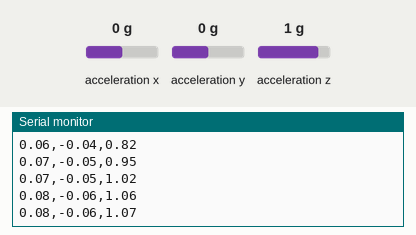
Recording of a sketch running on a simulated Arduino Uno, built with avr-gcc and run on an emulated ATmega328P. On the bench: the last lines printed to the serial monitor. Wiring (inferred from the names in the program): ADXL345 accelerometer at I2C address 0x53. Inputs (shaded band) come from the test bench; at power-on: acceleration x 0 g, acceleration y 0 g, acceleration z 1 g.

Above: at 1.7 s.
1.8 s: acceleration x set to -1.4 g
At 1.87 s:
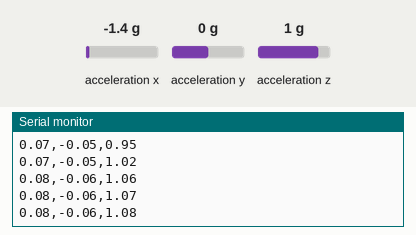
3.3 s: acceleration y set to -1.4 g
At 3.49 s:
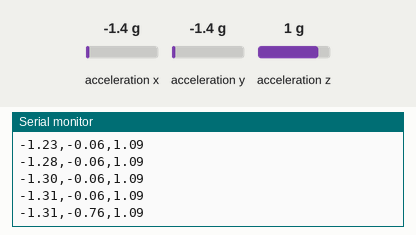
4.8 s: acceleration z set to -1.4 g
At 4.9 s:
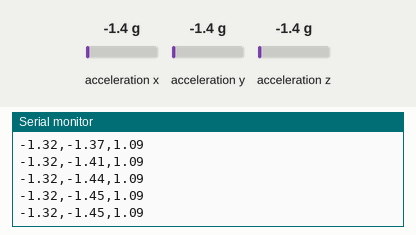
Timing chart, 0 to 7.8 s (numbered marks = the images above; inputs shaded):
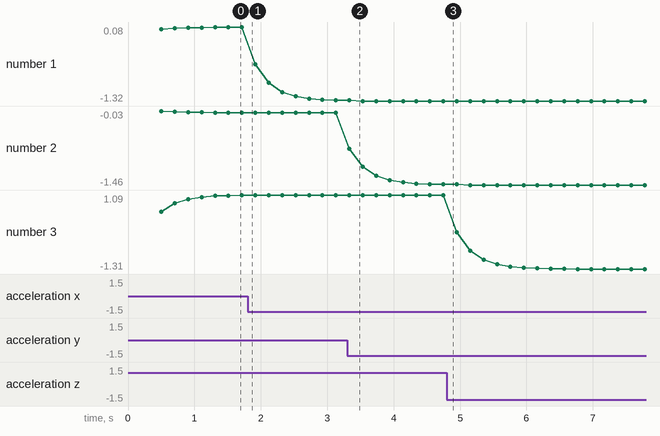

Measured:
- after the input at 3.3 s, the serial monitor: prints a new line at once (image 2)
- plotted number 1: 0.08 → -1.31 after the input at 1.8 s
- plotted number 2: -0.06 → -1.45 after the input at 3.3 s

The sketch:

xyz_out_micro.ino
```cpp
// (licence header left out)
#include <Wire.h>
#include <ADXL345.h>

const float alpha = 0.5;

double fXg = 0;
double fYg = 0;
double fZg = 0;

ADXL345 acc;

void setup() {
        Wire.begin();
  	acc.begin();
	Serial.begin(9600);

         // while the serial stream is not open, do nothing:
        while (!Serial);
        Serial.println("start");

	delay(500);
}


void loop(){
  //read from the accelerometer and print to Serial as x,y,z


	double pitch, roll, Xg, Yg, Zg;
	acc.read(&Xg, &Yg, &Zg);

	//Low Pass Filter
	fXg = Xg * alpha + (fXg * (1.0 - alpha));
	fYg = Yg * alpha + (fYg * (1.0 - alpha));
	fZg = Zg * alpha + (fZg * (1.0 - alpha));

        Serial.print(fXg);
        Serial.print(",");
        Serial.print(fYg);
        Serial.print(",");
        Serial.print(fZg);
        Serial.println();


	delay(200);

}
```
